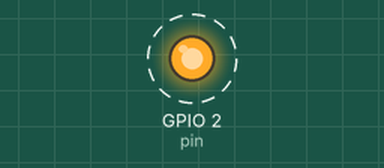
This program was run on a simulated ESP8266 board running MicroPython. Parts: output pins drawn as LEDs (lit = HIGH). Dashed ring = blinking. At 10.0 s the program stops and its outputs stay as they are.

Above: at 0.05 s.
Timing chart, 0 to 3.0 s (numbered marks = the images above):
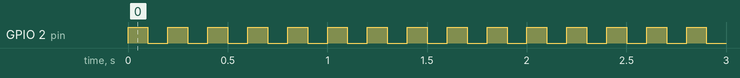

Measured:
- by itself, GPIO 2 (pin): alternates HIGH for 0.10 s and LOW for 0.10 s, 101 changes in all, then stays HIGH

The program:

main.py
```python
import time
import machine

pin = machine.Pin(2,machine.Pin.OUT)
pin.value(1)
for i in range (0,100):
    time.sleep(0.1)
    pin.value(not pin.value())
```
